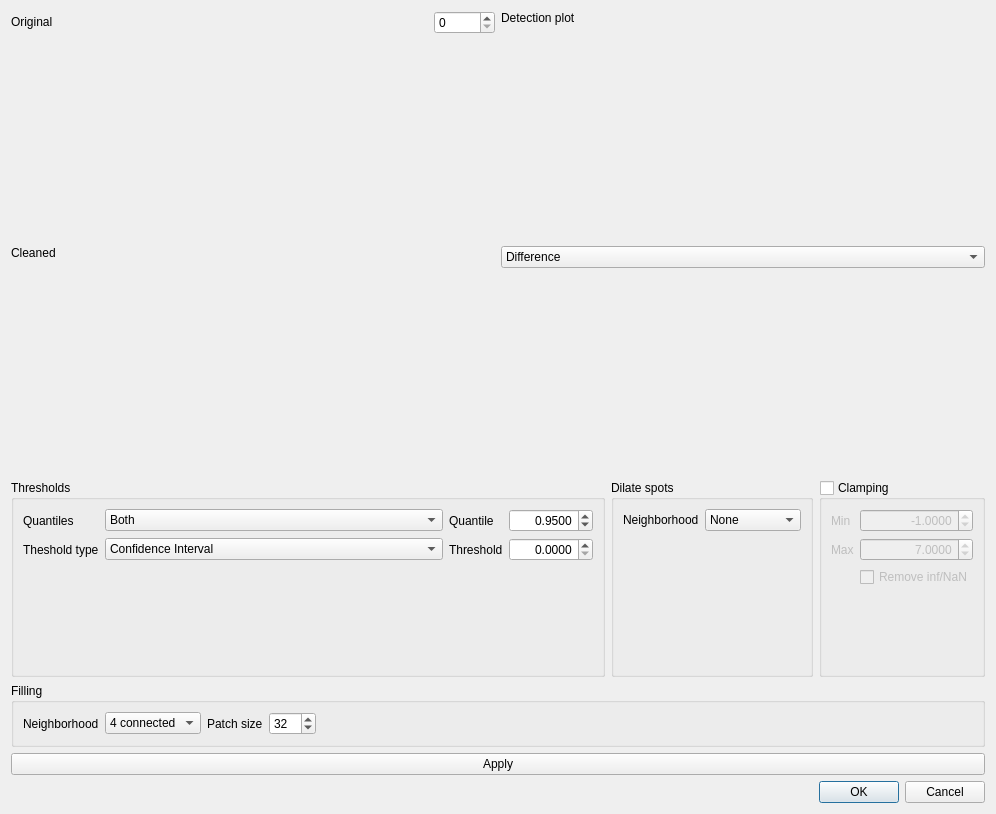
<?xml version="1.0" encoding="UTF-8"?>
<ui version="4.0">
 <class>SortSpotCleanDlg</class>
 <widget class="QDialog" name="SortSpotCleanDlg">
  <property name="geometry">
   <rect>
    <x>0</x>
    <y>0</y>
    <width>996</width>
    <height>814</height>
   </rect>
  </property>
  <property name="windowTitle">
   <string>Sort spot clean configuration</string>
  </property>
  <layout class="QVBoxLayout" name="verticalLayout">
   <item>
    <layout class="QHBoxLayout" name="horizontalLayout">
     <item>
      <layout class="QVBoxLayout" name="verticalLayout_2">
       <item>
        <layout class="QHBoxLayout" name="horizontalLayout_3">
         <item>
          <widget class="QLabel" name="label_viewer">
           <property name="sizePolicy">
            <sizepolicy hsizetype="Preferred" vsizetype="Maximum">
             <horstretch>0</horstretch>
             <verstretch>0</verstretch>
            </sizepolicy>
           </property>
           <property name="text">
            <string>Original</string>
           </property>
          </widget>
         </item>
         <item>
          <widget class="QSpinBox" name="spinBox_imgidx">
           <property name="sizePolicy">
            <sizepolicy hsizetype="Maximum" vsizetype="Fixed">
             <horstretch>0</horstretch>
             <verstretch>0</verstretch>
            </sizepolicy>
           </property>
           <property name="maximum">
            <number>10000</number>
           </property>
          </widget>
         </item>
        </layout>
       </item>
       <item>
        <widget class="QtAddons::ImageViewerWidget" name="viewer_Original" native="true">
         <property name="minimumSize">
          <size>
           <width>0</width>
           <height>200</height>
          </size>
         </property>
        </widget>
       </item>
      </layout>
     </item>
     <item>
      <layout class="QVBoxLayout" name="verticalLayout_detectionPlot">
       <item>
        <widget class="QLabel" name="label_detectionplot">
         <property name="sizePolicy">
          <sizepolicy hsizetype="Preferred" vsizetype="Maximum">
           <horstretch>0</horstretch>
           <verstretch>0</verstretch>
          </sizepolicy>
         </property>
         <property name="text">
          <string>Detection plot</string>
         </property>
        </widget>
       </item>
       <item>
        <widget class="QtAddons::PlotWidget" name="detection_Plot" native="true">
         <property name="minimumSize">
          <size>
           <width>0</width>
           <height>200</height>
          </size>
         </property>
        </widget>
       </item>
      </layout>
     </item>
    </layout>
   </item>
   <item>
    <layout class="QHBoxLayout" name="horizontalLayout_2">
     <item>
      <layout class="QVBoxLayout" name="verticalLayout_5">
       <item>
        <widget class="QLabel" name="label_Cleaned">
         <property name="sizePolicy">
          <sizepolicy hsizetype="Preferred" vsizetype="Maximum">
           <horstretch>0</horstretch>
           <verstretch>0</verstretch>
          </sizepolicy>
         </property>
         <property name="text">
          <string>Cleaned</string>
         </property>
        </widget>
       </item>
       <item>
        <widget class="QtAddons::ImageViewerWidget" name="viewer_Cleaned" native="true">
         <property name="minimumSize">
          <size>
           <width>0</width>
           <height>200</height>
          </size>
         </property>
        </widget>
       </item>
      </layout>
     </item>
     <item>
      <layout class="QVBoxLayout" name="verticalLayout_6">
       <item>
        <widget class="QComboBox" name="comboBox_Difference">
         <item>
          <property name="text">
           <string>Difference</string>
          </property>
         </item>
         <item>
          <property name="text">
           <string>Difference (percentage)</string>
          </property>
         </item>
         <item>
          <property name="text">
           <string>Detection image</string>
          </property>
         </item>
         <item>
          <property name="text">
           <string>Hit map</string>
          </property>
         </item>
        </widget>
       </item>
       <item>
        <widget class="QtAddons::ImageViewerWidget" name="viewer_Difference" native="true">
         <property name="minimumSize">
          <size>
           <width>0</width>
           <height>200</height>
          </size>
         </property>
        </widget>
       </item>
      </layout>
     </item>
    </layout>
   </item>
   <item>
    <layout class="QHBoxLayout" name="horizontalLayout_6">
     <item>
      <widget class="QGroupBox" name="groupBox_3">
       <property name="title">
        <string>Thresholds</string>
       </property>
       <layout class="QGridLayout" name="gridLayout_2">
        <item row="0" column="2">
         <widget class="QLabel" name="label_4">
          <property name="text">
           <string>Quantile</string>
          </property>
         </widget>
        </item>
        <item row="0" column="0">
         <layout class="QGridLayout" name="gridLayout_3">
          <item row="0" column="0">
           <widget class="QLabel" name="label_3">
            <property name="text">
             <string>Quantiles</string>
            </property>
           </widget>
          </item>
         </layout>
        </item>
        <item row="2" column="2">
         <widget class="QLabel" name="label_6">
          <property name="text">
           <string>Threshold</string>
          </property>
         </widget>
        </item>
        <item row="0" column="1">
         <widget class="QComboBox" name="comboBox_Quantiles">
          <property name="currentIndex">
           <number>2</number>
          </property>
          <item>
           <property name="text">
            <string>Lower</string>
           </property>
          </item>
          <item>
           <property name="text">
            <string>Upper</string>
           </property>
          </item>
          <item>
           <property name="text">
            <string>Both</string>
           </property>
          </item>
         </widget>
        </item>
        <item row="2" column="3">
         <widget class="QDoubleSpinBox" name="doubleSpinBox_threshold">
          <property name="alignment">
           <set>Qt::AlignmentFlag::AlignRight|Qt::AlignmentFlag::AlignTrailing|Qt::AlignmentFlag::AlignVCenter</set>
          </property>
          <property name="decimals">
           <number>4</number>
          </property>
          <property name="maximum">
           <double>1000.000000000000000</double>
          </property>
         </widget>
        </item>
        <item row="2" column="0">
         <widget class="QLabel" name="label_5">
          <property name="text">
           <string>Theshold type</string>
          </property>
         </widget>
        </item>
        <item row="3" column="1">
         <spacer name="verticalSpacer_3">
          <property name="orientation">
           <enum>Qt::Orientation::Vertical</enum>
          </property>
          <property name="sizeHint" stdset="0">
           <size>
            <width>20</width>
            <height>40</height>
           </size>
          </property>
         </spacer>
        </item>
        <item row="2" column="1">
         <widget class="QComboBox" name="comboBox_ThresholdType">
          <property name="sizePolicy">
           <sizepolicy hsizetype="MinimumExpanding" vsizetype="Fixed">
            <horstretch>0</horstretch>
            <verstretch>0</verstretch>
           </sizepolicy>
          </property>
          <item>
           <property name="text">
            <string>Confidence Interval</string>
           </property>
          </item>
          <item>
           <property name="text">
            <string>Absolute</string>
           </property>
          </item>
         </widget>
        </item>
        <item row="0" column="3">
         <widget class="QDoubleSpinBox" name="doubleSpinBox_Quantile">
          <property name="alignment">
           <set>Qt::AlignmentFlag::AlignRight|Qt::AlignmentFlag::AlignTrailing|Qt::AlignmentFlag::AlignVCenter</set>
          </property>
          <property name="decimals">
           <number>4</number>
          </property>
          <property name="maximum">
           <double>1.000000000000000</double>
          </property>
          <property name="singleStep">
           <double>0.010000000000000</double>
          </property>
          <property name="value">
           <double>0.950000000000000</double>
          </property>
         </widget>
        </item>
       </layout>
      </widget>
     </item>
     <item>
      <widget class="QGroupBox" name="groupBox_4">
       <property name="title">
        <string>Dilate spots</string>
       </property>
       <layout class="QGridLayout" name="gridLayout_4">
        <item row="0" column="0">
         <widget class="QLabel" name="label_8">
          <property name="text">
           <string>Neighborhood</string>
          </property>
         </widget>
        </item>
        <item row="0" column="1">
         <widget class="QComboBox" name="comboBox_Dilation">
          <item>
           <property name="text">
            <string>None</string>
           </property>
          </item>
          <item>
           <property name="text">
            <string>4 connected</string>
           </property>
          </item>
          <item>
           <property name="text">
            <string>8 connected</string>
           </property>
          </item>
         </widget>
        </item>
        <item row="1" column="0">
         <spacer name="verticalSpacer">
          <property name="orientation">
           <enum>Qt::Orientation::Vertical</enum>
          </property>
          <property name="sizeHint" stdset="0">
           <size>
            <width>20</width>
            <height>40</height>
           </size>
          </property>
         </spacer>
        </item>
       </layout>
      </widget>
     </item>
     <item>
      <widget class="QGroupBox" name="groupBox_Clamping">
       <property name="title">
        <string>Clamping</string>
       </property>
       <property name="checkable">
        <bool>true</bool>
       </property>
       <property name="checked">
        <bool>false</bool>
       </property>
       <layout class="QGridLayout" name="gridLayout">
        <item row="0" column="0">
         <widget class="QLabel" name="label">
          <property name="sizePolicy">
           <sizepolicy hsizetype="Maximum" vsizetype="Preferred">
            <horstretch>0</horstretch>
            <verstretch>0</verstretch>
           </sizepolicy>
          </property>
          <property name="text">
           <string>Min</string>
          </property>
         </widget>
        </item>
        <item row="1" column="1">
         <widget class="QDoubleSpinBox" name="doubleSpinBox_maxLevel">
          <property name="alignment">
           <set>Qt::AlignmentFlag::AlignRight|Qt::AlignmentFlag::AlignTrailing|Qt::AlignmentFlag::AlignVCenter</set>
          </property>
          <property name="decimals">
           <number>4</number>
          </property>
          <property name="minimum">
           <double>-10000.000000000000000</double>
          </property>
          <property name="maximum">
           <double>10000.000000000000000</double>
          </property>
          <property name="value">
           <double>7.000000000000000</double>
          </property>
         </widget>
        </item>
        <item row="0" column="1">
         <widget class="QDoubleSpinBox" name="doubleSpinBox_minLevel">
          <property name="sizePolicy">
           <sizepolicy hsizetype="Minimum" vsizetype="Fixed">
            <horstretch>0</horstretch>
            <verstretch>0</verstretch>
           </sizepolicy>
          </property>
          <property name="alignment">
           <set>Qt::AlignmentFlag::AlignRight|Qt::AlignmentFlag::AlignTrailing|Qt::AlignmentFlag::AlignVCenter</set>
          </property>
          <property name="decimals">
           <number>4</number>
          </property>
          <property name="minimum">
           <double>-10000.000000000000000</double>
          </property>
          <property name="maximum">
           <double>10000.000000000000000</double>
          </property>
          <property name="value">
           <double>-1.000000000000000</double>
          </property>
         </widget>
        </item>
        <item row="1" column="0">
         <widget class="QLabel" name="label_2">
          <property name="text">
           <string>Max</string>
          </property>
         </widget>
        </item>
        <item row="2" column="1">
         <widget class="QCheckBox" name="checkBox_RemoveInfNan">
          <property name="text">
           <string>Remove inf/NaN</string>
          </property>
         </widget>
        </item>
        <item row="3" column="1">
         <spacer name="verticalSpacer_2">
          <property name="orientation">
           <enum>Qt::Orientation::Vertical</enum>
          </property>
          <property name="sizeHint" stdset="0">
           <size>
            <width>20</width>
            <height>40</height>
           </size>
          </property>
         </spacer>
        </item>
       </layout>
      </widget>
     </item>
    </layout>
   </item>
   <item>
    <widget class="QGroupBox" name="groupBox">
     <property name="title">
      <string>Filling</string>
     </property>
     <layout class="QHBoxLayout" name="horizontalLayout_5">
      <item>
       <widget class="QLabel" name="label_7">
        <property name="text">
         <string>Neighborhood</string>
        </property>
       </widget>
      </item>
      <item>
       <widget class="QComboBox" name="comboBox_FillConnectivity">
        <item>
         <property name="text">
          <string>4 connected</string>
         </property>
        </item>
        <item>
         <property name="text">
          <string>8 connected</string>
         </property>
        </item>
       </widget>
      </item>
      <item>
       <widget class="QLabel" name="label_9">
        <property name="text">
         <string>Patch size</string>
        </property>
       </widget>
      </item>
      <item>
       <widget class="QSpinBox" name="spinBox_PatchSize">
        <property name="minimum">
         <number>5</number>
        </property>
        <property name="maximum">
         <number>256</number>
        </property>
        <property name="value">
         <number>32</number>
        </property>
       </widget>
      </item>
      <item>
       <spacer name="horizontalSpacer_2">
        <property name="orientation">
         <enum>Qt::Orientation::Horizontal</enum>
        </property>
        <property name="sizeHint" stdset="0">
         <size>
          <width>40</width>
          <height>20</height>
         </size>
        </property>
       </spacer>
      </item>
     </layout>
    </widget>
   </item>
   <item>
    <widget class="QPushButton" name="pushButton_Apply">
     <property name="text">
      <string>Apply</string>
     </property>
    </widget>
   </item>
   <item>
    <widget class="QDialogButtonBox" name="buttonBox">
     <property name="orientation">
      <enum>Qt::Orientation::Horizontal</enum>
     </property>
     <property name="standardButtons">
      <set>QDialogButtonBox::StandardButton::Cancel|QDialogButtonBox::StandardButton::Ok</set>
     </property>
    </widget>
   </item>
  </layout>
 </widget>
 <customwidgets>
  <customwidget>
   <class>QtAddons::ImageViewerWidget</class>
   <extends>QWidget</extends>
   <header location="global">imageviewerwidget.h</header>
   <container>1</container>
   <slots>
    <signal>levelsChanged(float,float)</signal>
   </slots>
  </customwidget>
  <customwidget>
   <class>QtAddons::PlotWidget</class>
   <extends>QWidget</extends>
   <header location="global">plotwidget.h</header>
   <container>1</container>
  </customwidget>
 </customwidgets>
 <resources/>
 <connections>
  <connection>
   <sender>buttonBox</sender>
   <signal>accepted()</signal>
   <receiver>SortSpotCleanDlg</receiver>
   <slot>accept()</slot>
   <hints>
    <hint type="sourcelabel">
     <x>248</x>
     <y>254</y>
    </hint>
    <hint type="destinationlabel">
     <x>157</x>
     <y>274</y>
    </hint>
   </hints>
  </connection>
  <connection>
   <sender>buttonBox</sender>
   <signal>rejected()</signal>
   <receiver>SortSpotCleanDlg</receiver>
   <slot>reject()</slot>
   <hints>
    <hint type="sourcelabel">
     <x>316</x>
     <y>260</y>
    </hint>
    <hint type="destinationlabel">
     <x>286</x>
     <y>274</y>
    </hint>
   </hints>
  </connection>
 </connections>
</ui>
